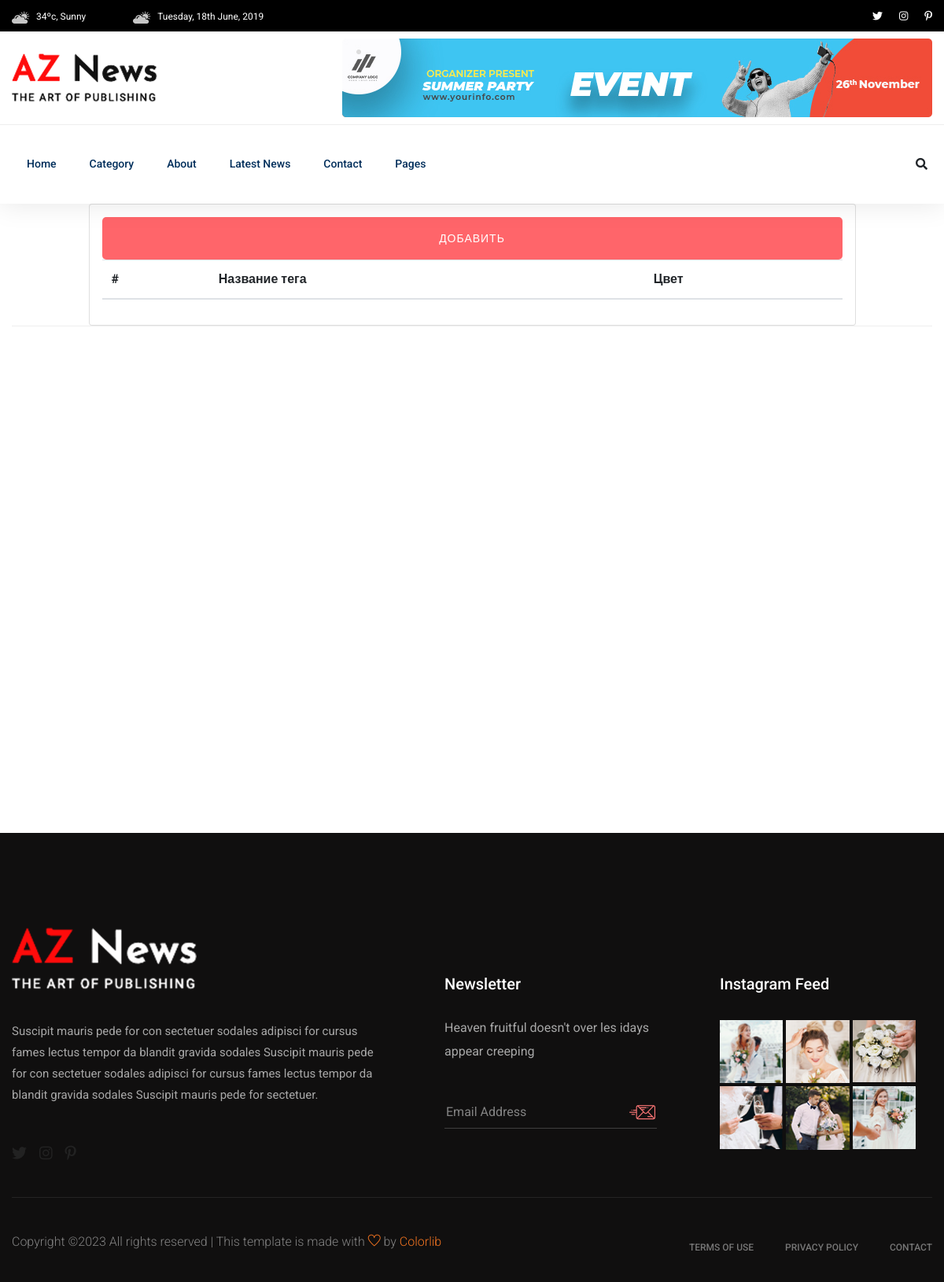
The app's page /admin_tags.php, older data.
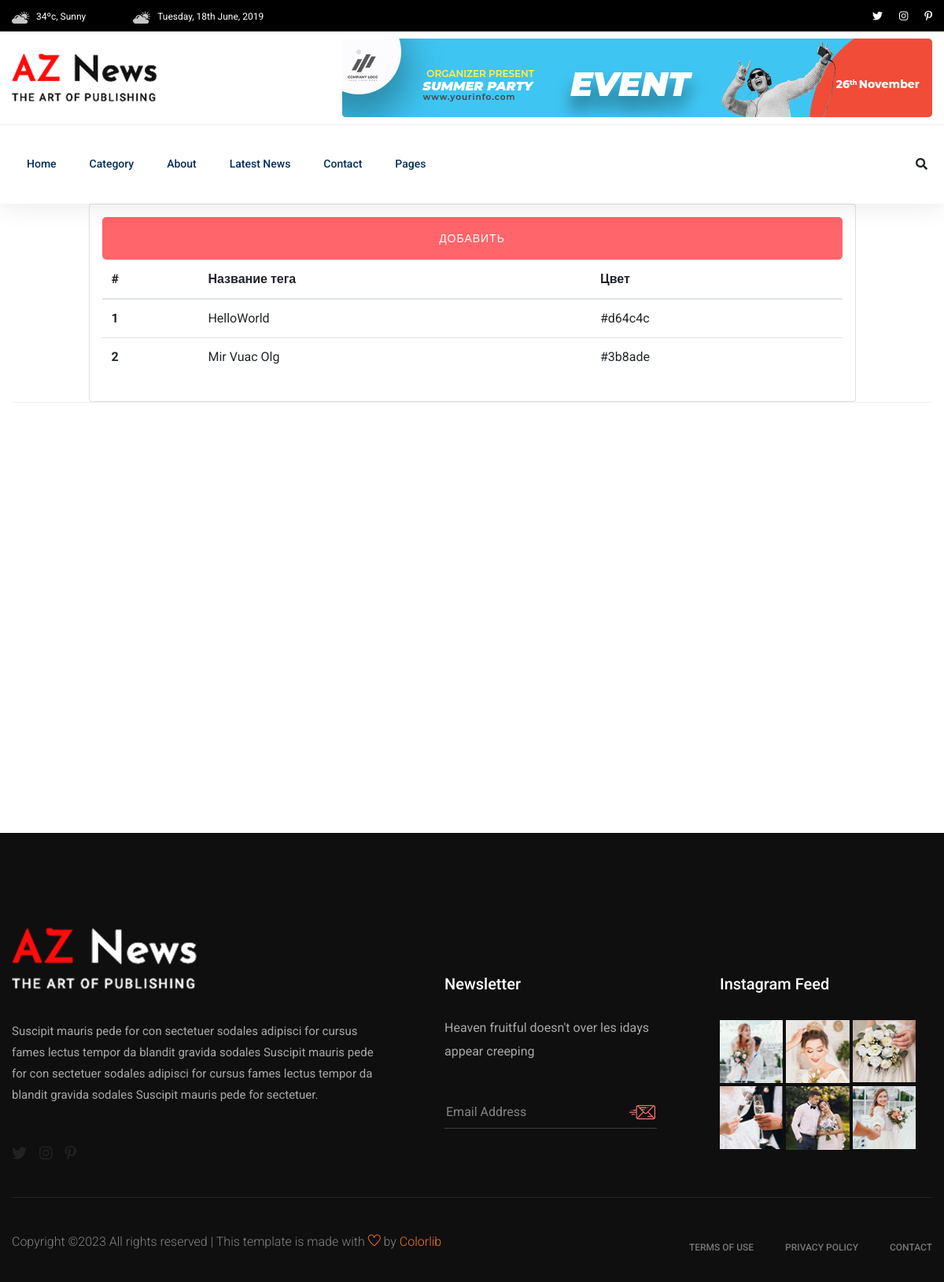
The same page, newer data.
### tables this page shows
CREATE TABLE tags
        (
            id INTEGER PRIMARY KEY AUTOINCREMENT,
            name VARCHAR NOT NULL,
            color CHAR(20) NOT NULL
        );

### function/tags/get_tags.php (called while the page is built, shortened)
<?php
function all_tag()
{
    $connect = connect();
    return $connect->query("SELECT * FROM tags;");
}

### admin_tags.php (the view, shortened to what this page needs)
<?php require_once "./function/tags/get_tags.php"; ?>
<?php require_once "./elements/header.php"; ?>
<main>
    <div class="trending-area fix">
        <div class="container">
            <div class="trending-main">
                <div class="row">
                    <div class="col-lg-12">
                        <div class="col-10 mx-auto card p-3">
                            <button type="button" class="btn btn-primary" data-bs-toggle="modal" data-bs-target="#exampleModal">
                            Добавить
                            </button>
                            <table class="table">
                                <thead>
                                    <tr>
                                        <th scope="col">#</th>
                                        <th scope="col">Название тега</th>
                                        <th scope="col">Цвет</th>
                                    </tr>
                                </thead>
                                <tbody>
                                    <?php foreach (all_tag() as $value): ?>
                                        <tr>
                                            <th scope="row">
                                                <?php echo $value['id']; ?>
                                            </th>
                                            <td>
                                                <?php echo $value['name']; ?>
                                            </td>
                                            <td>
                                            <?php echo $value['color']; ?>
                                            </td>
                                        </tr>
                                    <?php endforeach; ?>
                                </tbody>
                            </table>
                        </div>
                    </div>
                </div>
            </div>
        </div>
    </div>
</main>
<?php require_once './elements/footer.php'; ?>

### elements/header.php (shortened to what this page needs)
<!doctype html>
<html class="no-js" lang="zxx">
    <head>
        <link rel="stylesheet" href="assets/css/bootstrap.min.css">
        <link rel="stylesheet" href="assets/css/owl.carousel.min.css">
        <link rel="stylesheet" href="assets/css/ticker-style.css">
        <link rel="stylesheet" href="assets/css/flaticon.css">
        <link rel="stylesheet" href="assets/css/slicknav.css">
        <link rel="stylesheet" href="assets/css/animate.min.css">
        <link rel="stylesheet" href="assets/css/magnific-popup.css">
        <link rel="stylesheet" href="assets/css/fontawesome-all.min.css">
        <link rel="stylesheet" href="assets/css/themify-icons.css">
        <link rel="stylesheet" href="assets/css/slick.css">
        <link rel="stylesheet" href="assets/css/nice-select.css">
        <link rel="stylesheet" href="assets/css/style.css">
   </head>
   <body>
    <header>
       <div class="header-area">
            <div class="main-header ">
                <?php require_once 'elements/header/header_top.php'; ?>
                <div class="header-mid d-none d-md-block">
                   <div class="container">
                        <div class="row d-flex align-items-center">
                            <div class="col-xl-3 col-lg-3 col-md-3">
                                <div class="logo">
                                    <a href="index.php"><img src="assets/img/logo/logo.png" alt=""></a>
                                </div>
                            </div>
                            <div class="col-xl-9 col-lg-9 col-md-9">
                            <?php require_once 'elements/header/header_banner.php'; ?>
                            </div>
                        </div>
                   </div>
                </div>
               <div class="header-bottom header-sticky">
                    <div class="container">
                        <div class="row align-items-center">
                            <div class="col-xl-10 col-lg-10 col-md-12 header-flex">
                                <div class="main-menu d-none d-md-block">
                                    <nav>
                                        <ul id="navigation">
                                            <li><a href="index.php">Home</a></li>
                                            <li><a href="categori.php">Category</a></li>
                                            <li><a href="about.php">About</a></li>
                                            <li><a href="latest_news.php">Latest News</a></li>
                                            <li><a href="contact.php">Contact</a></li>
                                            <li><a href="#">Pages</a>
                                            </li>
                                        </ul>
                                    </nav>
                                </div>
                            </div>
                            <div class="col-xl-2 col-lg-2 col-md-4">
                                <div class="header-right-btn f-right d-none d-lg-block">
                                    <i class="fas fa-search special-tag"></i>
                                </div>
                            </div>
                            <div class="col-12">
                            </div>
                        </div>
                    </div>
               </div>
            </div>
       </div>
    </header>

### elements/header/header_top.php
<div class="header-top black-bg d-none d-md-block">
    <div class="container">
        <div class="col-xl-12">
            <div class="row d-flex justify-content-between align-items-center">
                <div class="header-info-left">
                    <ul>
                        <li><img src="assets/img/icon/header_icon1.png" alt="">34ºc, Sunny </li>
                        <li><img src="assets/img/icon/header_icon1.png" alt="">Tuesday, 18th June, 2019</li>
                    </ul>
                </div>
                <div class="header-info-right">
                    <ul class="header-social">
                        <li><a href="#"><i class="fab fa-twitter"></i></a></li>
                        <li><a href="#"><i class="fab fa-instagram"></i></a></li>
                        <li> <a href="#"><i class="fab fa-pinterest-p"></i></a></li>
                    </ul>
                </div>
            </div>
        </div>
    </div>
</div>

### elements/header/header_banner.php
<div class="header-banner f-right ">
    <img src="assets/img/hero/header_card.jpg" alt="">
</div>

### elements/footer.php (shortened to what this page needs)
<footer>
       <div class="footer-area footer-padding fix">
            <div class="container">
                <div class="row d-flex justify-content-between">
                    <div class="col-xl-5 col-lg-5 col-md-7 col-sm-12">
                        <div class="single-footer-caption">
                            <div class="single-footer-caption">
                                <div class="footer-logo">
                                    <a href="index.html"><img src="assets/img/logo/logo2_footer.png" alt=""></a>
                                </div>
                                <div class="footer-tittle">
                                    <div class="footer-pera">
                                        <p>Suscipit mauris pede for con sectetuer sodales adipisci for cursus fames lectus tempor da blandit gravida sodales  Suscipit mauris pede for con sectetuer sodales adipisci for cursus fames lectus tempor da blandit gravida sodales  Suscipit mauris pede for sectetuer.</p>
                                    </div>
                                </div>
                                <div class="footer-social">
                                    <a href="#"><i class="fab fa-twitter"></i></a>
                                    <a href="#"><i class="fab fa-instagram"></i></a>
                                    <a href="#"><i class="fab fa-pinterest-p"></i></a>
                                </div>
                            </div>
                        </div>
                    </div>
                    <div class="col-xl-3 col-lg-3 col-md-4  col-sm-6">
                        <div class="single-footer-caption mt-60">
                            <div class="footer-tittle">
                                <h4>Newsletter</h4>
                                <p>Heaven fruitful doesn't over les idays appear creeping</p>
                                <div class="footer-form" >
                                    <div id="mc_embed_signup">
                                        <form target="_blank" action="https://spondonit.us12.list-manage.com/subscribe/post?u=1462626880ade1ac87bd9c93a&amp;id=92a4423d01"
                                        method="get" class="subscribe_form relative mail_part">
                                            <input type="email" name="email" id="newsletter-form-email" placeholder="Email Address"
                                            class="placeholder hide-on-focus" onfocus="this.placeholder = ''"
                                            onblur="this.placeholder = ' Email Address '">
                                            <div class="form-icon">
                                            <button type="submit" name="submit" id="newsletter-submit"
                                            class="email_icon newsletter-submit button-contactForm"><img src="assets/img/logo/form-iocn.png" alt=""></button>
                                            </div>
                                        </form>
                                    </div>
                                </div>
                            </div>
                        </div>
                    </div>
                    <div class="col-xl-3 col-lg-3 col-md-5 col-sm-6">
                        <div class="single-footer-caption mb-50 mt-60">
                            <div class="footer-tittle">
                                <h4>Instagram Feed</h4>
                            </div>
                            <div class="instagram-gellay">
                                <ul class="insta-feed">
                                    <li><a href="#"><img src="assets/img/post/instra1.jpg" alt=""></a></li>
                                    <li><a href="#"><img src="assets/img/post/instra2.jpg" alt=""></a></li>
                                    <li><a href="#"><img src="assets/img/post/instra3.jpg" alt=""></a></li>
                                    <li><a href="#"><img src="assets/img/post/instra4.jpg" alt=""></a></li>
                                    <li><a href="#"><img src="assets/img/post/instra5.jpg" alt=""></a></li>
                                    <li><a href="#"><img src="assets/img/post/instra6.jpg" alt=""></a></li>
                                </ul>
                            </div>
                        </div>
                    </div>
                </div>
            </div>
        </div>
       <div class="footer-bottom-area">
           <div class="container">
               <div class="footer-border">
                    <div class="row d-flex align-items-center justify-content-between">
                        <div class="col-lg-6">
                            <div class="footer-copy-right">
                                <p>
  Copyright &copy;<script>document.write(new Date().getFullYear());</script> All rights reserved | This template is made with <i class="ti-heart" aria-hidden="true"></i> by <a href="https://colorlib.com" target="_blank">Colorlib</a>
  </p>
                            </div>
                        </div>
                        <div class="col-lg-6">
                            <div class="footer-menu f-right">
                                <ul>
                                    <li><a href="#">Terms of use</a></li>
                                    <li><a href="#">Privacy Policy</a></li>
                                    <li><a href="#">Contact</a></li>
                                </ul>
                            </div>
                        </div>
                    </div>
               </div>
           </div>
       </div>
   </footer>
    </body>
</html>

### elements/header.php (style rules this page uses)
html, body { height: 100%; }
main { min-height: 100%; }

Row changes from the older to the newer data that the page shows:
added tags: id "1", name "HelloWorld", color "#d64c4c"
added tags: id "2", name "Mir Vuac Olg", color "#3b8ade"
